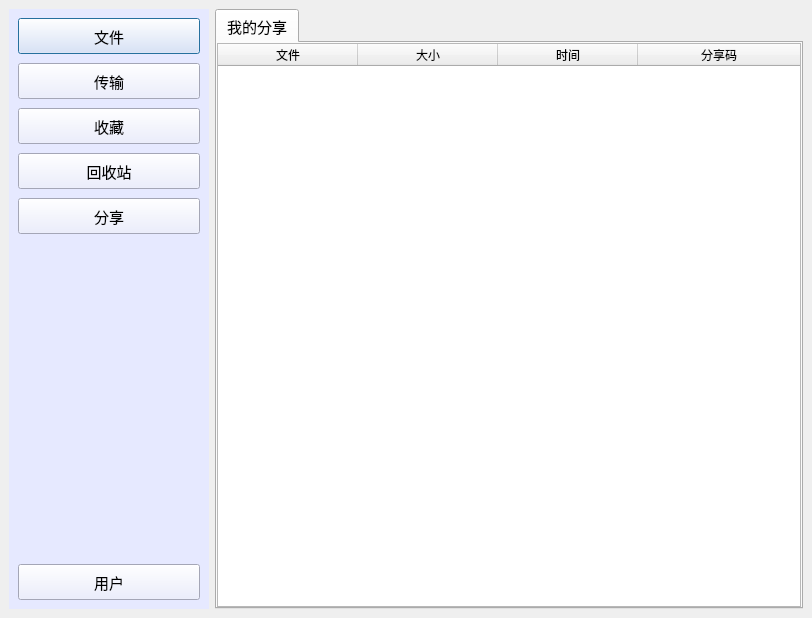
<?xml version="1.0" encoding="UTF-8"?>
<ui version="4.0">
 <class>MainDialog</class>
 <widget class="QDialog" name="MainDialog">
  <property name="geometry">
   <rect>
    <x>0</x>
    <y>0</y>
    <width>812</width>
    <height>618</height>
   </rect>
  </property>
  <property name="font">
   <font>
    <family>微软雅黑</family>
    <pointsize>11</pointsize>
   </font>
  </property>
  <property name="windowTitle">
   <string>MainDialog</string>
  </property>
  <layout class="QGridLayout" name="gridLayout">
   <property name="leftMargin">
    <number>0</number>
   </property>
   <property name="topMargin">
    <number>0</number>
   </property>
   <property name="rightMargin">
    <number>0</number>
   </property>
   <property name="bottomMargin">
    <number>0</number>
   </property>
   <item row="0" column="0">
    <widget class="QWidget" name="wdg" native="true">
     <layout class="QGridLayout" name="gridLayout_2">
      <item row="0" column="0">
       <widget class="QWidget" name="wdg_left" native="true">
        <property name="minimumSize">
         <size>
          <width>200</width>
          <height>600</height>
         </size>
        </property>
        <property name="maximumSize">
         <size>
          <width>200</width>
          <height>16777215</height>
         </size>
        </property>
        <property name="styleSheet">
         <string notr="true">background-color: rgb(230, 233, 255);
</string>
        </property>
        <layout class="QVBoxLayout" name="verticalLayout">
         <property name="spacing">
          <number>9</number>
         </property>
         <property name="leftMargin">
          <number>9</number>
         </property>
         <property name="topMargin">
          <number>9</number>
         </property>
         <property name="rightMargin">
          <number>9</number>
         </property>
         <property name="bottomMargin">
          <number>9</number>
         </property>
         <item>
          <widget class="QPushButton" name="pb_file">
           <property name="minimumSize">
            <size>
             <width>0</width>
             <height>36</height>
            </size>
           </property>
           <property name="maximumSize">
            <size>
             <width>16777215</width>
             <height>36</height>
            </size>
           </property>
           <property name="text">
            <string>文件</string>
           </property>
           <property name="icon">
            <iconset resource="resourse.qrc">
             <normaloff>:/images/folder.png</normaloff>:/images/folder.png</iconset>
           </property>
          </widget>
         </item>
         <item>
          <widget class="QPushButton" name="pb_transmit">
           <property name="minimumSize">
            <size>
             <width>0</width>
             <height>36</height>
            </size>
           </property>
           <property name="maximumSize">
            <size>
             <width>16777215</width>
             <height>36</height>
            </size>
           </property>
           <property name="text">
            <string>传输</string>
           </property>
           <property name="icon">
            <iconset resource="resourse.qrc">
             <normaloff>:/images/transmit.ico</normaloff>:/images/transmit.ico</iconset>
           </property>
          </widget>
         </item>
         <item>
          <widget class="QPushButton" name="pb_store">
           <property name="minimumSize">
            <size>
             <width>0</width>
             <height>36</height>
            </size>
           </property>
           <property name="maximumSize">
            <size>
             <width>16777215</width>
             <height>36</height>
            </size>
           </property>
           <property name="text">
            <string>收藏</string>
           </property>
           <property name="icon">
            <iconset resource="resourse.qrc">
             <normaloff>:/images/folder.png</normaloff>:/images/folder.png</iconset>
           </property>
          </widget>
         </item>
         <item>
          <widget class="QPushButton" name="pb_hsz">
           <property name="minimumSize">
            <size>
             <width>0</width>
             <height>36</height>
            </size>
           </property>
           <property name="maximumSize">
            <size>
             <width>16777215</width>
             <height>36</height>
            </size>
           </property>
           <property name="text">
            <string>回收站</string>
           </property>
          </widget>
         </item>
         <item>
          <widget class="QPushButton" name="pb_share">
           <property name="minimumSize">
            <size>
             <width>0</width>
             <height>36</height>
            </size>
           </property>
           <property name="maximumSize">
            <size>
             <width>16777215</width>
             <height>36</height>
            </size>
           </property>
           <property name="text">
            <string>分享</string>
           </property>
           <property name="icon">
            <iconset resource="resourse.qrc">
             <normaloff>:/images/share.png</normaloff>:/images/share.png</iconset>
           </property>
          </widget>
         </item>
         <item>
          <spacer name="verticalSpacer">
           <property name="orientation">
            <enum>Qt::Vertical</enum>
           </property>
           <property name="sizeHint" stdset="0">
            <size>
             <width>20</width>
             <height>40</height>
            </size>
           </property>
          </spacer>
         </item>
         <item>
          <widget class="QPushButton" name="pb_user">
           <property name="minimumSize">
            <size>
             <width>0</width>
             <height>36</height>
            </size>
           </property>
           <property name="maximumSize">
            <size>
             <width>16777215</width>
             <height>36</height>
            </size>
           </property>
           <property name="text">
            <string>用户</string>
           </property>
           <property name="icon">
            <iconset resource="resourse.qrc">
             <normaloff>:/face/btn_avatar_a91.png</normaloff>:/face/btn_avatar_a91.png</iconset>
           </property>
           <property name="iconSize">
            <size>
             <width>36</width>
             <height>36</height>
            </size>
           </property>
          </widget>
         </item>
        </layout>
       </widget>
      </item>
      <item row="0" column="1">
       <widget class="QWidget" name="wdg_right" native="true">
        <layout class="QVBoxLayout" name="verticalLayout_2">
         <property name="spacing">
          <number>0</number>
         </property>
         <property name="leftMargin">
          <number>0</number>
         </property>
         <property name="topMargin">
          <number>0</number>
         </property>
         <property name="rightMargin">
          <number>0</number>
         </property>
         <property name="bottomMargin">
          <number>0</number>
         </property>
         <item>
          <widget class="QStackedWidget" name="sw_page">
           <property name="currentIndex">
            <number>2</number>
           </property>
           <widget class="QWidget" name="page_file">
            <layout class="QVBoxLayout" name="verticalLayout_4">
             <item>
              <widget class="QWidget" name="wdg_right_top" native="true">
               <property name="minimumSize">
                <size>
                 <width>0</width>
                 <height>31</height>
                </size>
               </property>
               <property name="maximumSize">
                <size>
                 <width>16777215</width>
                 <height>31</height>
                </size>
               </property>
               <property name="sizeIncrement">
                <size>
                 <width>0</width>
                 <height>2</height>
                </size>
               </property>
               <layout class="QHBoxLayout" name="horizontalLayout">
                <property name="leftMargin">
                 <number>0</number>
                </property>
                <property name="topMargin">
                 <number>0</number>
                </property>
                <property name="rightMargin">
                 <number>0</number>
                </property>
                <property name="bottomMargin">
                 <number>5</number>
                </property>
                <item>
                 <widget class="QPushButton" name="pb_prev">
                  <property name="minimumSize">
                   <size>
                    <width>30</width>
                    <height>30</height>
                   </size>
                  </property>
                  <property name="maximumSize">
                   <size>
                    <width>30</width>
                    <height>30</height>
                   </size>
                  </property>
                  <property name="text">
                   <string>&lt;</string>
                  </property>
                 </widget>
                </item>
                <item>
                 <widget class="QPushButton" name="pb_next">
                  <property name="minimumSize">
                   <size>
                    <width>30</width>
                    <height>30</height>
                   </size>
                  </property>
                  <property name="maximumSize">
                   <size>
                    <width>30</width>
                    <height>30</height>
                   </size>
                  </property>
                  <property name="text">
                   <string>&gt;</string>
                  </property>
                 </widget>
                </item>
                <item>
                 <widget class="QLabel" name="lb_path">
                  <property name="minimumSize">
                   <size>
                    <width>0</width>
                    <height>30</height>
                   </size>
                  </property>
                  <property name="maximumSize">
                   <size>
                    <width>16777215</width>
                    <height>30</height>
                   </size>
                  </property>
                  <property name="text">
                   <string>/</string>
                  </property>
                 </widget>
                </item>
                <item>
                 <spacer name="horizontalSpacer">
                  <property name="orientation">
                   <enum>Qt::Horizontal</enum>
                  </property>
                  <property name="sizeHint" stdset="0">
                   <size>
                    <width>58</width>
                    <height>14</height>
                   </size>
                  </property>
                 </spacer>
                </item>
                <item>
                 <widget class="QPushButton" name="pb_serach">
                  <property name="minimumSize">
                   <size>
                    <width>30</width>
                    <height>30</height>
                   </size>
                  </property>
                  <property name="maximumSize">
                   <size>
                    <width>30</width>
                    <height>30</height>
                   </size>
                  </property>
                  <property name="text">
                   <string/>
                  </property>
                  <property name="icon">
                   <iconset resource="resourse.qrc">
                    <normaloff>:/images/search.png</normaloff>:/images/search.png</iconset>
                  </property>
                 </widget>
                </item>
                <item>
                 <widget class="QPushButton" name="pb_addFile">
                  <property name="minimumSize">
                   <size>
                    <width>30</width>
                    <height>30</height>
                   </size>
                  </property>
                  <property name="maximumSize">
                   <size>
                    <width>30</width>
                    <height>30</height>
                   </size>
                  </property>
                  <property name="text">
                   <string/>
                  </property>
                  <property name="icon">
                   <iconset resource="resourse.qrc">
                    <normaloff>:/images/addFile.png</normaloff>:/images/addFile.png</iconset>
                  </property>
                 </widget>
                </item>
               </layout>
              </widget>
             </item>
             <item>
              <widget class="QTableWidget" name="tablefile">
               <property name="contextMenuPolicy">
                <enum>Qt::CustomContextMenu</enum>
               </property>
               <property name="editTriggers">
                <set>QAbstractItemView::NoEditTriggers</set>
               </property>
               <property name="selectionBehavior">
                <enum>QAbstractItemView::SelectRows</enum>
               </property>
               <attribute name="horizontalHeaderDefaultSectionSize">
                <number>200</number>
               </attribute>
               <attribute name="horizontalHeaderStretchLastSection">
                <bool>true</bool>
               </attribute>
               <attribute name="verticalHeaderVisible">
                <bool>false</bool>
               </attribute>
               <column>
                <property name="text">
                 <string>文件</string>
                </property>
               </column>
               <column>
                <property name="text">
                 <string>大小</string>
                </property>
               </column>
               <column>
                <property name="text">
                 <string>时间</string>
                </property>
               </column>
              </widget>
             </item>
            </layout>
           </widget>
           <widget class="QWidget" name="page_transmit">
            <layout class="QVBoxLayout" name="verticalLayout_3">
             <property name="spacing">
              <number>0</number>
             </property>
             <property name="leftMargin">
              <number>0</number>
             </property>
             <property name="topMargin">
              <number>0</number>
             </property>
             <property name="rightMargin">
              <number>0</number>
             </property>
             <property name="bottomMargin">
              <number>0</number>
             </property>
             <item>
              <widget class="QTabWidget" name="tw_transmit">
               <property name="currentIndex">
                <number>0</number>
               </property>
               <widget class="QWidget" name="tab_upload">
                <attribute name="title">
                 <string>上传中</string>
                </attribute>
                <layout class="QVBoxLayout" name="verticalLayout_5">
                 <property name="spacing">
                  <number>0</number>
                 </property>
                 <property name="leftMargin">
                  <number>0</number>
                 </property>
                 <property name="topMargin">
                  <number>0</number>
                 </property>
                 <property name="rightMargin">
                  <number>0</number>
                 </property>
                 <property name="bottomMargin">
                  <number>0</number>
                 </property>
                 <item>
                  <widget class="QTableWidget" name="tablefile_upload">
                   <property name="editTriggers">
                    <set>QAbstractItemView::NoEditTriggers</set>
                   </property>
                   <property name="dragEnabled">
                    <bool>false</bool>
                   </property>
                   <property name="selectionBehavior">
                    <enum>QAbstractItemView::SelectRows</enum>
                   </property>
                   <attribute name="horizontalHeaderDefaultSectionSize">
                    <number>115</number>
                   </attribute>
                   <attribute name="horizontalHeaderStretchLastSection">
                    <bool>true</bool>
                   </attribute>
                   <attribute name="verticalHeaderVisible">
                    <bool>false</bool>
                   </attribute>
                   <column>
                    <property name="text">
                     <string>文件</string>
                    </property>
                   </column>
                   <column>
                    <property name="text">
                     <string>大小</string>
                    </property>
                   </column>
                   <column>
                    <property name="text">
                     <string>时间</string>
                    </property>
                   </column>
                   <column>
                    <property name="text">
                     <string>速率</string>
                    </property>
                   </column>
                   <column>
                    <property name="text">
                     <string>进度</string>
                    </property>
                   </column>
                   <column>
                    <property name="text">
                     <string>按钮</string>
                    </property>
                   </column>
                  </widget>
                 </item>
                </layout>
               </widget>
               <widget class="QWidget" name="tab_download">
                <attribute name="title">
                 <string>下载中</string>
                </attribute>
                <layout class="QVBoxLayout" name="verticalLayout_6">
                 <item>
                  <widget class="QTableWidget" name="tablefile_download">
                   <property name="editTriggers">
                    <set>QAbstractItemView::NoEditTriggers</set>
                   </property>
                   <property name="selectionBehavior">
                    <enum>QAbstractItemView::SelectRows</enum>
                   </property>
                   <attribute name="horizontalHeaderDefaultSectionSize">
                    <number>100</number>
                   </attribute>
                   <attribute name="horizontalHeaderStretchLastSection">
                    <bool>true</bool>
                   </attribute>
                   <attribute name="verticalHeaderVisible">
                    <bool>false</bool>
                   </attribute>
                   <column>
                    <property name="text">
                     <string>文件</string>
                    </property>
                   </column>
                   <column>
                    <property name="text">
                     <string>大小</string>
                    </property>
                   </column>
                   <column>
                    <property name="text">
                     <string>时间</string>
                    </property>
                   </column>
                   <column>
                    <property name="text">
                     <string>速率</string>
                    </property>
                   </column>
                   <column>
                    <property name="text">
                     <string>进度</string>
                    </property>
                   </column>
                   <column>
                    <property name="text">
                     <string/>
                    </property>
                   </column>
                  </widget>
                 </item>
                </layout>
               </widget>
               <widget class="QWidget" name="tab_complete">
                <attribute name="title">
                 <string>已完成</string>
                </attribute>
                <layout class="QVBoxLayout" name="verticalLayout_7">
                 <property name="spacing">
                  <number>0</number>
                 </property>
                 <property name="leftMargin">
                  <number>0</number>
                 </property>
                 <property name="topMargin">
                  <number>0</number>
                 </property>
                 <property name="rightMargin">
                  <number>0</number>
                 </property>
                 <property name="bottomMargin">
                  <number>0</number>
                 </property>
                 <item>
                  <widget class="QTableWidget" name="tablefile_complete">
                   <property name="editTriggers">
                    <set>QAbstractItemView::NoEditTriggers</set>
                   </property>
                   <property name="selectionBehavior">
                    <enum>QAbstractItemView::SelectRows</enum>
                   </property>
                   <attribute name="horizontalHeaderDefaultSectionSize">
                    <number>145</number>
                   </attribute>
                   <attribute name="horizontalHeaderStretchLastSection">
                    <bool>true</bool>
                   </attribute>
                   <attribute name="verticalHeaderVisible">
                    <bool>false</bool>
                   </attribute>
                   <column>
                    <property name="text">
                     <string>文件</string>
                    </property>
                   </column>
                   <column>
                    <property name="text">
                     <string>大小</string>
                    </property>
                   </column>
                   <column>
                    <property name="text">
                     <string>时间</string>
                    </property>
                   </column>
                   <column>
                    <property name="text">
                     <string>完成</string>
                    </property>
                   </column>
                  </widget>
                 </item>
                </layout>
               </widget>
              </widget>
             </item>
            </layout>
           </widget>
           <widget class="QWidget" name="page_share">
            <layout class="QVBoxLayout" name="verticalLayout_8">
             <property name="spacing">
              <number>0</number>
             </property>
             <property name="leftMargin">
              <number>0</number>
             </property>
             <property name="topMargin">
              <number>0</number>
             </property>
             <property name="rightMargin">
              <number>0</number>
             </property>
             <property name="bottomMargin">
              <number>0</number>
             </property>
             <item>
              <widget class="QTabWidget" name="tab_share_2">
               <property name="currentIndex">
                <number>0</number>
               </property>
               <widget class="QWidget" name="tab_share">
                <attribute name="title">
                 <string>我的分享</string>
                </attribute>
                <layout class="QVBoxLayout" name="verticalLayout_9">
                 <property name="spacing">
                  <number>0</number>
                 </property>
                 <property name="leftMargin">
                  <number>0</number>
                 </property>
                 <property name="topMargin">
                  <number>0</number>
                 </property>
                 <property name="rightMargin">
                  <number>0</number>
                 </property>
                 <property name="bottomMargin">
                  <number>0</number>
                 </property>
                 <item>
                  <widget class="QTableWidget" name="tablefile_share">
                   <property name="editTriggers">
                    <set>QAbstractItemView::NoEditTriggers</set>
                   </property>
                   <property name="selectionBehavior">
                    <enum>QAbstractItemView::SelectRows</enum>
                   </property>
                   <attribute name="horizontalHeaderDefaultSectionSize">
                    <number>140</number>
                   </attribute>
                   <attribute name="horizontalHeaderStretchLastSection">
                    <bool>true</bool>
                   </attribute>
                   <attribute name="verticalHeaderVisible">
                    <bool>false</bool>
                   </attribute>
                   <column>
                    <property name="text">
                     <string>文件</string>
                    </property>
                   </column>
                   <column>
                    <property name="text">
                     <string>大小</string>
                    </property>
                   </column>
                   <column>
                    <property name="text">
                     <string>时间</string>
                    </property>
                   </column>
                   <column>
                    <property name="text">
                     <string>分享码</string>
                    </property>
                   </column>
                  </widget>
                 </item>
                </layout>
               </widget>
              </widget>
             </item>
            </layout>
           </widget>
          </widget>
         </item>
        </layout>
       </widget>
      </item>
     </layout>
    </widget>
   </item>
  </layout>
 </widget>
 <resources>
  <include location="resourse.qrc"/>
 </resources>
 <connections/>
</ui>
